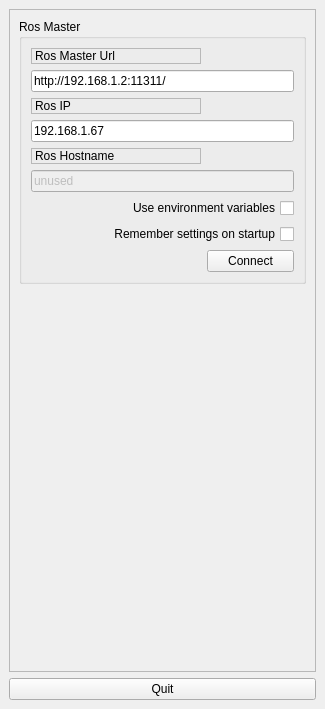
   <widget class="QDockWidget" name="dock_status">
    <property name="geometry">
     <rect>
      <x>2070</x>
      <y>30</y>
      <width>325</width>
      <height>709</height>
     </rect>
    </property>
    <property name="sizePolicy">
     <sizepolicy hsizetype="Minimum" vsizetype="Preferred">
      <horstretch>0</horstretch>
      <verstretch>0</verstretch>
     </sizepolicy>
    </property>
    <property name="minimumSize">
     <size>
      <width>325</width>
      <height>395</height>
     </size>
    </property>
    <property name="allowedAreas">
     <set>Qt::RightDockWidgetArea</set>
    </property>
    <property name="windowTitle">
     <string>Command Panel</string>
    </property>
    <widget class="QWidget" name="dockWidgetContents_2">
     <layout class="QVBoxLayout" name="verticalLayout">
      <item>
       <widget class="QFrame" name="frame">
        <property name="sizePolicy">
         <sizepolicy hsizetype="Minimum" vsizetype="Preferred">
          <horstretch>0</horstretch>
          <verstretch>0</verstretch>
         </sizepolicy>
        </property>
        <property name="frameShape">
         <enum>QFrame::StyledPanel</enum>
        </property>
        <property name="frameShadow">
         <enum>QFrame::Raised</enum>
        </property>
        <layout class="QVBoxLayout" name="verticalLayout_3">
         <item>
          <widget class="QGroupBox" name="groupBox">
           <property name="title">
            <string>Ros Master</string>
           </property>
           <layout class="QGridLayout" name="gridLayout">
            <item row="8" column="0">
             <spacer name="horizontalSpacer">
              <property name="orientation">
               <enum>Qt::Horizontal</enum>
              </property>
              <property name="sizeHint" stdset="0">
               <size>
                <width>170</width>
                <height>21</height>
               </size>
              </property>
             </spacer>
            </item>
            <item row="7" column="0" colspan="2">
             <widget class="QCheckBox" name="checkbox_remember_settings">
              <property name="layoutDirection">
               <enum>Qt::RightToLeft</enum>
              </property>
              <property name="text">
               <string>Remember settings on startup</string>
              </property>
             </widget>
            </item>
            <item row="0" column="0">
             <widget class="QLabel" name="label_15">
              <property name="frameShape">
               <enum>QFrame::StyledPanel</enum>
              </property>
              <property name="frameShadow">
               <enum>QFrame::Raised</enum>
              </property>
              <property name="text">
               <string>Ros Master Url</string>
              </property>
             </widget>
            </item>
            <item row="1" column="0" colspan="2">
             <widget class="QLineEdit" name="line_edit_master">
              <property name="text">
               <string>http://192.168.1.2:11311/</string>
              </property>
             </widget>
            </item>
            <item row="3" column="0" colspan="2">
             <widget class="QLineEdit" name="line_edit_host">
              <property name="text">
               <string>192.168.1.67</string>
              </property>
             </widget>
            </item>
            <item row="5" column="0" colspan="2">
             <widget class="QLineEdit" name="line_edit_topic">
              <property name="enabled">
               <bool>false</bool>
              </property>
              <property name="text">
               <string>unused</string>
              </property>
             </widget>
            </item>
            <item row="8" column="1">
             <widget class="QPushButton" name="button_connect">
              <property name="enabled">
               <bool>true</bool>
              </property>
              <property name="sizePolicy">
               <sizepolicy hsizetype="MinimumExpanding" vsizetype="Fixed">
                <horstretch>0</horstretch>
                <verstretch>0</verstretch>
               </sizepolicy>
              </property>
              <property name="toolTip">
               <string>Set the target to the current joint trajectory state.</string>
              </property>
              <property name="statusTip">
               <string>Clear all waypoints and set the target to the current joint trajectory state.</string>
              </property>
              <property name="text">
               <string>Connect</string>
              </property>
             </widget>
            </item>
            <item row="6" column="0" colspan="2">
             <widget class="QCheckBox" name="checkbox_use_environment">
              <property name="layoutDirection">
               <enum>Qt::RightToLeft</enum>
              </property>
              <property name="text">
               <string>Use environment variables</string>
              </property>
             </widget>
            </item>
            <item row="4" column="0">
             <widget class="QLabel" name="label_25">
              <property name="frameShape">
               <enum>QFrame::StyledPanel</enum>
              </property>
              <property name="frameShadow">
               <enum>QFrame::Raised</enum>
              </property>
              <property name="text">
               <string>Ros Hostname</string>
              </property>
             </widget>
            </item>
            <item row="2" column="0">
             <widget class="QLabel" name="label_45">
              <property name="frameShape">
               <enum>QFrame::StyledPanel</enum>
              </property>
              <property name="frameShadow">
               <enum>QFrame::Raised</enum>
              </property>
              <property name="text">
               <string>Ros IP</string>
              </property>
             </widget>
            </item>
           </layout>
          </widget>
         </item>
         <item>
          <spacer name="verticalSpacer_3">
           <property name="orientation">
            <enum>Qt::Vertical</enum>
           </property>
           <property name="sizeHint" stdset="0">
            <size>
             <width>20</width>
             <height>233</height>
            </size>
           </property>
          </spacer>
         </item>
        </layout>
       </widget>
      </item>
      <item>
       <widget class="QPushButton" name="quit_button">
        <property name="sizePolicy">
         <sizepolicy hsizetype="MinimumExpanding" vsizetype="Fixed">
          <horstretch>0</horstretch>
          <verstretch>0</verstretch>
         </sizepolicy>
        </property>
        <property name="text">
         <string>Quit</string>
        </property>
       </widget>
      </item>
     </layout>
    </widget>
   </widget>
